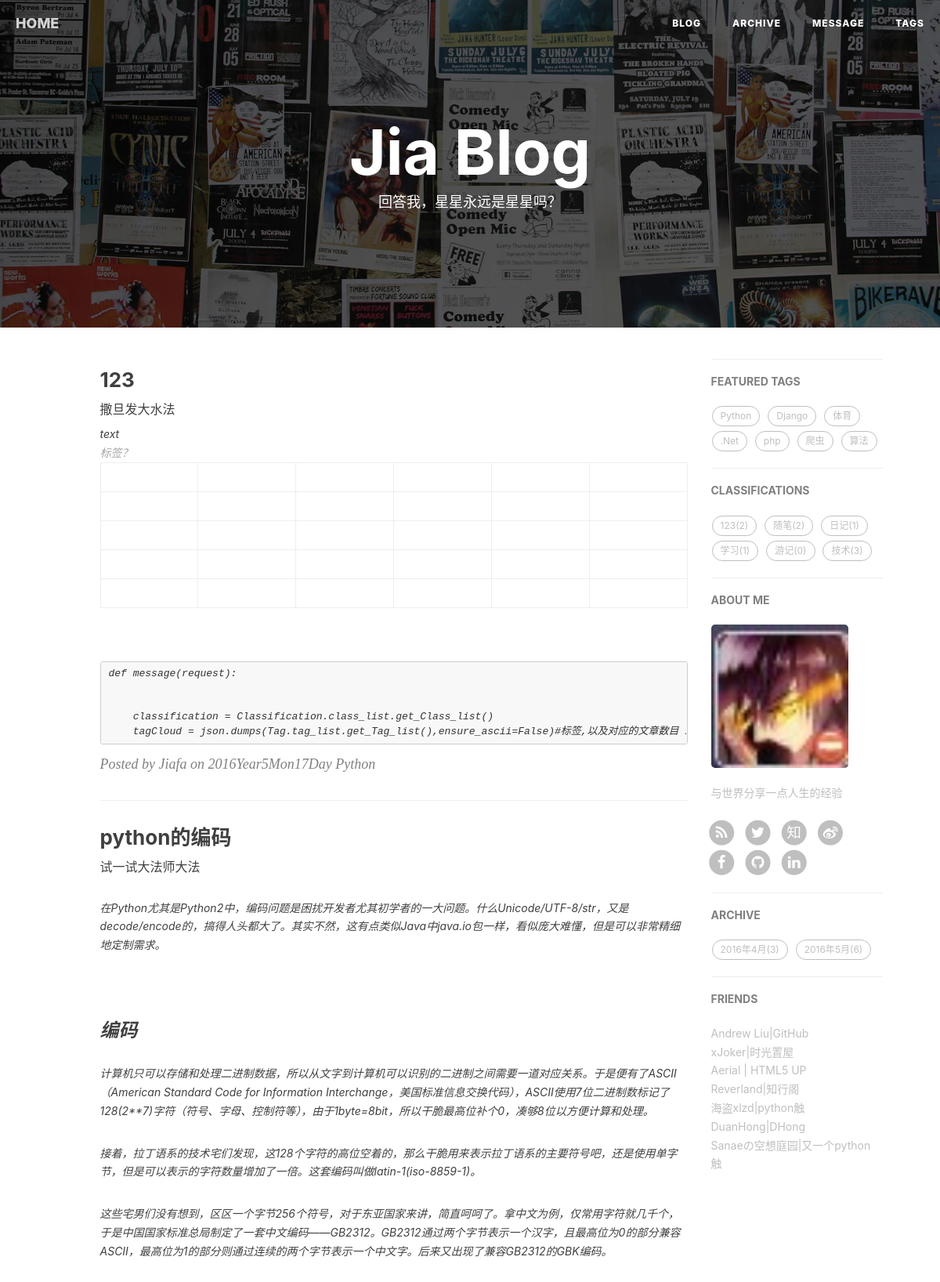
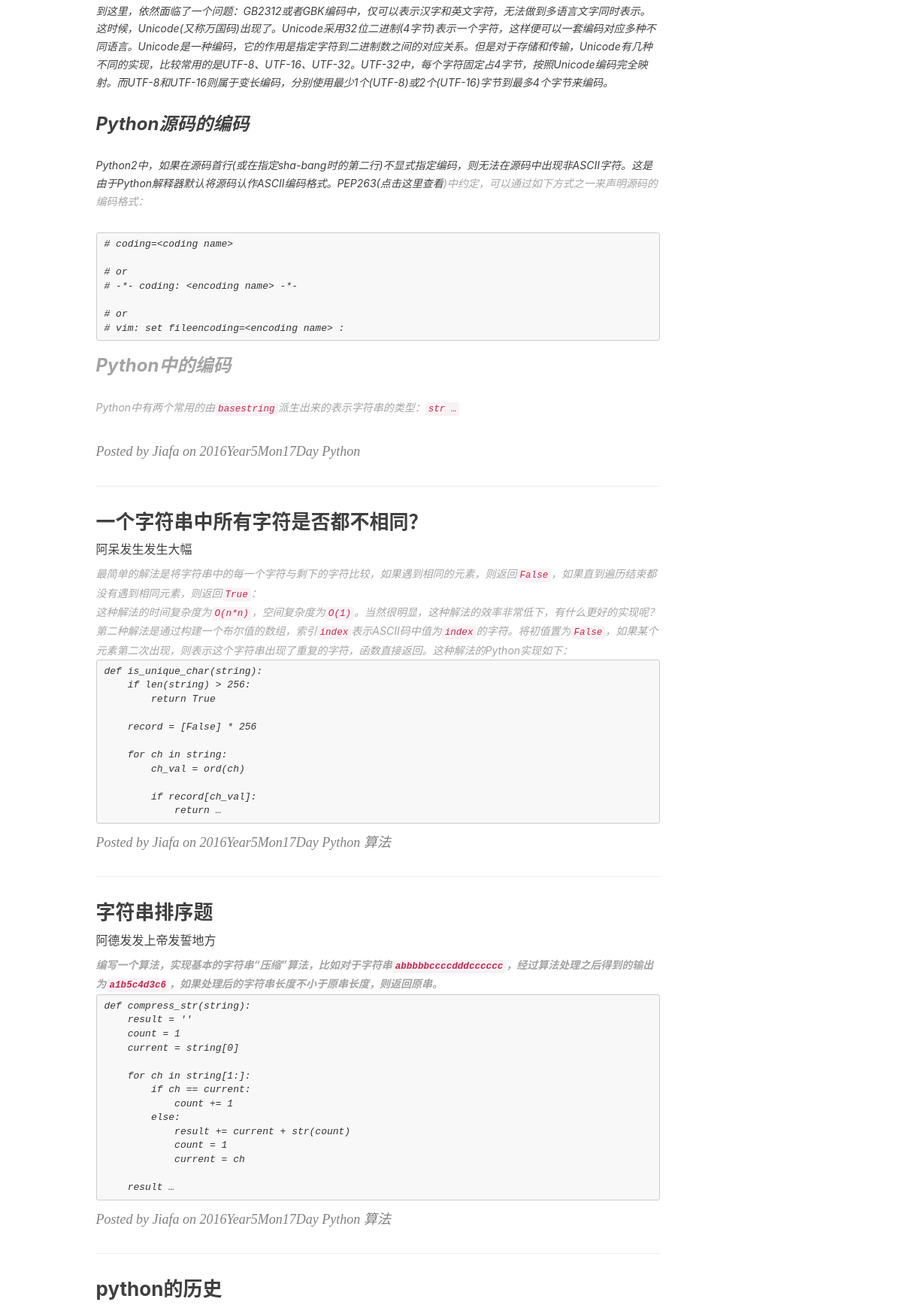
The app's page /note/ (upper part) with its own data (2 pictures, top to bottom).
### article/models.py (models this page shows, shortened)
class Article(models.Model):#文章
      title = models.CharField(max_length = 100)
      subtitle=models.CharField(max_length=100,blank=True)
      tags = models.ManyToManyField(Tag,blank=True) #标签
      classification = models.ForeignKey(Classification) #分类
      content = models.TextField(blank=True, null = True)
      publish_time = models.DateTimeField(auto_now_add=True)
      count = models.IntegerField(default = 0)#文章点击数,但未实现统计文章点击数的功能
      objects = models.Manager()#默认的管理器
      date_list = ArticleManager()#自定义的管理器
      @models.permalink
      def get_absolute_url(self):
          return ('detail', (), {
           'year': self.publish_time.year,
           'month': self.publish_time.strftime('%m'),
           'day': self.publish_time.strftime('%d'),
           'id': self.id})
      def get_tags(self):#返回一个文章对应的所有标签
          tag = self.tags.all()
          return tag
      class Meta: #按时间下降排序
           ordering = ['-publish_time']

class Tag(models.Model):
      name = models.CharField(max_length=20,blank=True)
      objects = models.Manager()#默认的管理器
      tag_list = TagManager()#自定义的管理器
      def __unicode__(self):
          return self.name

class Classification(models.Model):
      name = models.CharField(max_length=25)
      objects = models.Manager()#默认的管理器
      class_list = ClassManager()#自定义的管理器
      def __unicode__(self):
          return self.name

### article/views.py (the view)
# urls.py: url(r'^note/','article.views.note_index',name="note"),
def note_index(request):
    is_home=True
    articles = Article.objects.all()
    paginator = Paginator(articles,6)#每个页面最多显示6篇文章
    page_num = request.GET.get('page')
    tags=Tag.objects.all()
    try:
        articles = paginator.page(page_num)
    except PageNotAnInteger:
        articles = paginator.page(1)
    except EmptyPage:
        articles = paginator.page(paginator.num_pages)
    classification = Classification.class_list.get_Class_list()#分类,以及对应的数目
    tagCloud=Tag.tag_list.get_Tag_list()
    date_list = Article.date_list.get_Article_onDate()#按月归档,以及对应的文章数目
    taglist=Tag.tag_list.get_Tag_list()
    return render_to_response('note/index_new.html',
            locals(), #它返回的字典对所有局部变量的名称与值进行映射。
            context_instance=RequestContext(request))

### article/models.py (called while the page is built)
      def get_Tag_list(self): #返回文章标签列表, 每个标签以及对应的文章数目
       	  tags = Tag.objects.all()#所有标签
          tag_list = []
          for i  in range(len(tags)):
              tag_list.append([])
          for i  in range(len(tags)):
              temp = Tag.objects.get(name = tags[i]) #当前标签
              posts = temp.article_set.all() #当前标签下的文章
              tag_list[i].append(tags[i].name)#如果这里加了.name.encode，错误信息会不同哟
              tag_list[i].append(len(posts))
          return tag_list

      def get_Class_list(self):#返回文章分类列表, 每个分类以及对应的文章数目
          classf = Classification.objects.all() #获取所有的分类
          class_list = []
          for i  in range(len(classf)):
              class_list.append([])
          for i  in range(len(classf)):
              temp = Classification.objects.get(name = classf[i]) #获取当前分类
              posts = temp.article_set.all() #获取当前分类下的所有文章
              class_list[i].append(classf[i])
              class_list[i].append(len(posts))
          return class_list

      def get_Article_onDate(self):  #实现文章的按月归档, 返回 月份以及对应的文章数  如: [[2015.5,5],[2015.4,5]] ,
          post_date = Article.objects.dates('publish_time','month')
          date_list=[]
          for i in range(len(post_date)):
              date_list.append([])
          for i in range(len(post_date)):
              curyear = post_date[i].year
              curmonth = post_date[i].month
              tempArticle = Article.objects.filter(publish_time__year=curyear).filter(publish_time__month=curmonth)
              tempNum = len(tempArticle)
              date_list[i].append(post_date[i])
              date_list[i].append(tempNum)
          return date_list

### article/templates/note/index_new.html (shortened to what this page needs)
{% extends "base_new.html" %}
{% block content %}
<header class="intro-header" style="background-image: url('/static/img/home-bg.jpg')">
    <div class="container">
        <div class="row">
            <div class="col-lg-8 col-lg-offset-2 col-md-10 col-md-offset-1 ">
                <div class="site-heading">
                    <h1>Jia Blog</h1>
                    <span class="subheading">回答我，星星永远是星星吗？</span>
                </div>
            </div>
        </div>
    </div>
</header>
<div class="container">
  <div class="row">
        <div class="
                col-lg-8 col-lg-offset-1
                col-md-8 col-md-offset-1
                col-sm-12
                col-xs-12
                postlist-container
            ">
{% if error %}
<h2>没有相关文章题目</h2>
{% else %}
{% for article in articles %}
<div class="post-preview">
    <a href="{{ article.get_absolute_url }}">
        <h2 class="post-title">
            {{article.title}}
        </h2>
        <h3 class="post-subtitle">
            {{ article.subtitle }}
        </h3>
        <div class="post-content-preview">
            {{ article.content|truncatewords_html:40|safe}}
        </div>
    </a>
    <p class="post-meta">
        Posted by Jiafa on {{article.publish_time.year}}Year{{article.publish_time.month}}Mon{{article.publish_time.day}}Day
        {% for i in article.get_tags %}{{i}}  {% endfor %}
    </p>
</div>
<hr>
{% endfor %}
{% endif %}
</div>
{% block side %}
    {% include "note/_sidebar_new.html" %}
{% endblock %}
</div>
</div>
{% endblock %}

### article/templates/note/_sidebar_new.html
            <div class="
                col-lg-3 col-lg-offset-0
                col-md-3 col-md-offset-0
                col-sm-12
                col-xs-12
                sidebar-container
            ">
                <section>
                    <hr class="hidden-sm hidden-xs">
                    <h5><a href="#">FEATURED TAGS</a></h5>
                    <div class="tags">
                      {% if taglist %}
                      {% for x,y in taglist %}
                      <a href="/articleTag/{{x}}/">{{x}}</a>
                       {% endfor %}
                     {% endif %}
                    </div>
                </section>
                <section>
                    <hr class="hidden-sm hidden-xs">
                    <h5><a href="#">CLASSIFICATIONS</a></h5>
                    <div class="tags">
                     {% if classification %}
                      {% for x,y in classification %}
                     <a href="{% url 'classfiDetail' classfi=x %}">{{x}}({{y}})</a>
                       {% endfor %}
                     {% endif %}
                    </div>
                </section>
                <section class="visible-md visible-lg">
                    <hr><h5><a href="/about/">ABOUT ME</a></h5>
                    <div class="short-about">
                            <img src="/static/img/lumingfei.jpg" />
                            <p>与世界分享一点人生的经验</p>
                        <ul class="list-inline">
                            <li>
                                <a href="feed.xml">
                                    <span class="fa-stack fa-lg">
                                        <i class="fa fa-circle fa-stack-2x"></i>
                                        <i class="fa fa-rss fa-stack-1x fa-inverse"></i>
                                    </span>
                                </a>
                            </li>
                            <li>
                                <a href="https://twitter.com/{{ site.twitter_username }}">
                                    <span class="fa-stack fa-lg">
                                        <i class="fa fa-circle fa-stack-2x"></i>
                                        <i class="fa fa-twitter fa-stack-1x fa-inverse"></i>
                                    </span>
                                </a>
                            </li>
                            <li>
                                <a target="_blank" href="https://www.zhihu.com/people/{{ site.zhihu_username }}">
                                    <span class="fa-stack fa-lg">
                                        <i class="fa fa-circle fa-stack-2x"></i>
                                        <i class="fa  fa-stack-1x fa-inverse">知</i>
                                    </span>
                                </a>
                            </li>
                            <li>
                                <a target="_blank" href="http://weibo.com/{{ site.weibo_username }}">
                                    <span class="fa-stack fa-lg">
                                        <i class="fa fa-circle fa-stack-2x"></i>
                                        <i class="fa fa-weibo fa-stack-1x fa-inverse"></i>
                                    </span>
                                </a>
                            </li>
                            <li>
                                <a target="_blank" href="https://www.facebook.com/{{ site.facebook_username }}">
                                    <span class="fa-stack fa-lg">
                                        <i class="fa fa-circle fa-stack-2x"></i>
                                        <i class="fa fa-facebook fa-stack-1x fa-inverse"></i>
                                    </span>
                                </a>
                            </li>
                            <li>
                                <a target="_blank" href="https://github.com/{{ site.github_username }}">
                                    <span class="fa-stack fa-lg">
                                        <i class="fa fa-circle fa-stack-2x"></i>
                                        <i class="fa fa-github fa-stack-1x fa-inverse"></i>
                                    </span>
                                </a>
                            </li>
                            <li>
                                <a target="_blank" href="https://www.linkedin.com/in/{{ site.linkedin_username }}">
                                    <span class="fa-stack fa-lg">
                                        <i class="fa fa-circle fa-stack-2x"></i>
                                        <i class="fa fa-linkedin fa-stack-1x fa-inverse"></i>
                                    </span>
                                </a>
                            </li>
                        </ul>
                    </div>
                </section>
                 <section>
                    <hr class="hidden-sm hidden-xs">
                    <h5><a href="#">ARCHIVE</a></h5>
                    <div class="tags">
                    {% if date_list %}
                    {% for x,y in date_list %}
                    <a href="{% url 'archive_month' year=x.year month=x.month %}">{{x.year}}年{{x.month}}月({{y}})</a>
                    {% endfor %}
                    {% endif %}
                    </div>
                </section>
                <hr>
                <h5>FRIENDS</h5>
                <ul class="list-inline">
                    <li><a target="_blank" href="https://github.com/Andrew-liu">Andrew Liu|GitHub</a></li>
                    <li><a target="_blank" href="https://xjoker.us/">xJoker|时光置屋</a></li>
                    <li><a target="_blank" href="http://html5up.net/aerial">Aerial | HTML5 UP</a></li>
                    <li><a target="_blank" href="http://reverland.org/">Reverland|知行阁</a></li>
                    <li><a target="_blank" href="http://xlzd.me/">海盗xlzd|python触</a></li>
                    <li><a target="_blank" href="http://dhong.co/">DuanHong|DHong</a></li>
                    <li><a target="_blank" href="http://blog.kochiya.me/">Sanaeの空想庭园|又一个python触</a></li>
                </ul>
    		</div>

### article/static/css/syntax.css (style rules this page uses)
.highlight pre, pre, .highlight .hll { background-color: #f8f8f8; border: 1px solid #ccc; padding: 6px 10px; border-radius: 3px; }

### article/templates/base_new.html (style rules this page uses)
body { background:#FFF }

### records on screen
Article: title "123", subtitle "撒旦发大水法", content "text 标签？ def message(request): classification = Classification.class_list.get_Class_list() tagCloud = json.dumps(Tag.tag_list.get_Tag_list(),ensure_ascii=False)#标签,以及对应的文章数目…", publish_time.year "2016", publish_time.month "5", publish_time.day "17"
Tag: name "Python", taglist "Python"
Article: title "python的编码", subtitle "试一试大法师大法", content "在Python尤其是Python2中，编码问题是困扰开发者尤其初学者的一大问题。什么Unicode/UTF-8/str，又是decode/encode的，搞得人头都大了。其实不然，这有点类似Java中java.io包一样，看似庞大难懂，但是可以非常精细地定制需求。 编码 计算机只可以存储和处理二进制数据，所以从文字到计算机可以识别的二进制之间需要一道对应关系。于是便有了ASCII（American Standard Code for Information Interchange，美国标准信息交换代码），ASCII使用7位二进制数标记了128(2**7)字符（符号、字母、控制符等），由于1byte=8bit，所以干脆最高位补个0，凑够8位以方便计算和处理。 接着，拉丁语系的技术宅们发现，这128个字符的高位空着的，那么干脆用来表示拉丁语系的主要符号吧，还是使用单字节，但是可以表示的字符数量增加了一倍。这套编码叫做latin-1(iso-8859-1)。 这些宅男们没有想到，区区一个字节256个符号，对于东亚国家来讲，简直呵呵了。拿中文为例，仅常用字符就几千个，于是中国国家标准总局制定了一套中文编码——GB2312。GB2312通过两个字节表示一个汉字，且最高位为0的部分兼容ASCII，最高位为1的部分则通过连续的两个字节表示一个中文字。后来又出现了兼容GB2312的GBK编码。…", publish_time.year "2016", publish_time.month "5", publish_time.day "17"
Article: title "一个字符串中所有字符是否都不相同？", subtitle "阿呆发生发生大幅", content "最简单的解法是将字符串中的每一个字符与剩下的字符比较，如果遇到相同的元素，则返回 False ，如果直到遍历结束都没有遇到相同元素，则返回 True ： 这种解法的时间复杂度为 O(n*n) ，空间复杂度为 O(1) 。当然很明显，这种解法的效率非常低下，有什么更好的实现呢？ 第二种解法是通过构建一个布尔值的数组，索引 index 表示ASCII码中值为 index 的字符。将初值置为 False ，如果某个元素第二次出现，则表示这个字符串出现了重复的字符，函数直接返回。这种解法的Python实现如下： def is_unique_char(string): if len(string) > 256: return True record = [False] * 256 for ch in string: ch_val = ord(ch) if record[ch_val]: return …", publish_time.year "2016", publish_time.month "5", publish_time.day "17"
Tag: name "算法", taglist "算法"
Article: title "字符串排序题", subtitle "阿德发发上帝发誓地方", content "编写一个算法，实现基本的字符串“压缩”算法，比如对于字符串 abbbbbccccdddcccccc ，经过算法处理之后得到的输出为 a1b5c4d3c6 ，如果处理后的字符串长度不小于原串长度，则返回原串。 def compress_str(string): result = '' count = 1 current = string[0] for ch in string[1:]: if ch == current: count += 1 else: result += current + str(count) count = 1 current = ch result …", publish_time.year "2016", publish_time.month "5", publish_time.day "17"
Article: title "python的历史"
Tag: taglist "Django"
Tag: taglist "体育"
Tag: taglist ".Net"
Tag: taglist "php"
Tag: taglist "爬虫"
Classification: name "123", y "2"
Classification: name "随笔", y "2"
Classification: name "日记", y "1"
Classification: name "学习", y "1"
Classification: name "游记", y "0"
Classification: name "技术", y "3"

### other values on screen
{{ x.year }} "2016" "2016"
{{ x.month }} "4" "5"
{{ y }} "3" "6"
